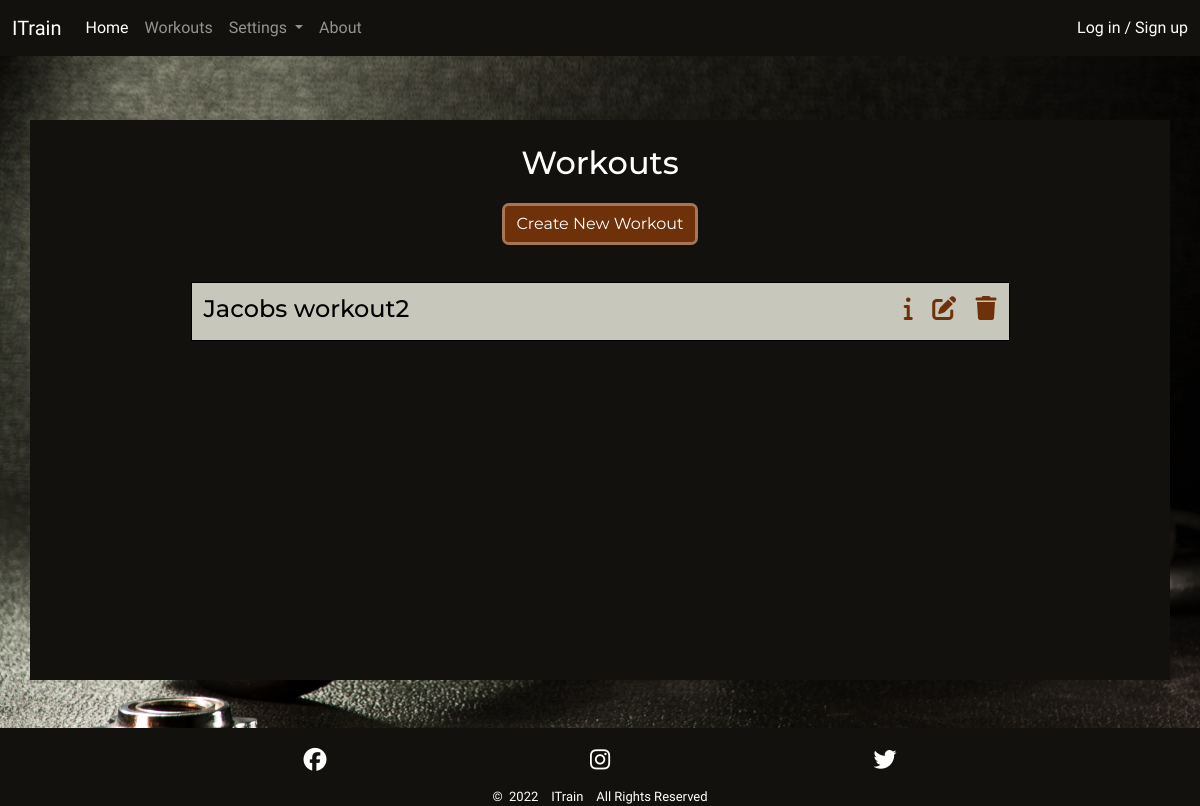
/workouts/, run on an earlier commit of the app's database.
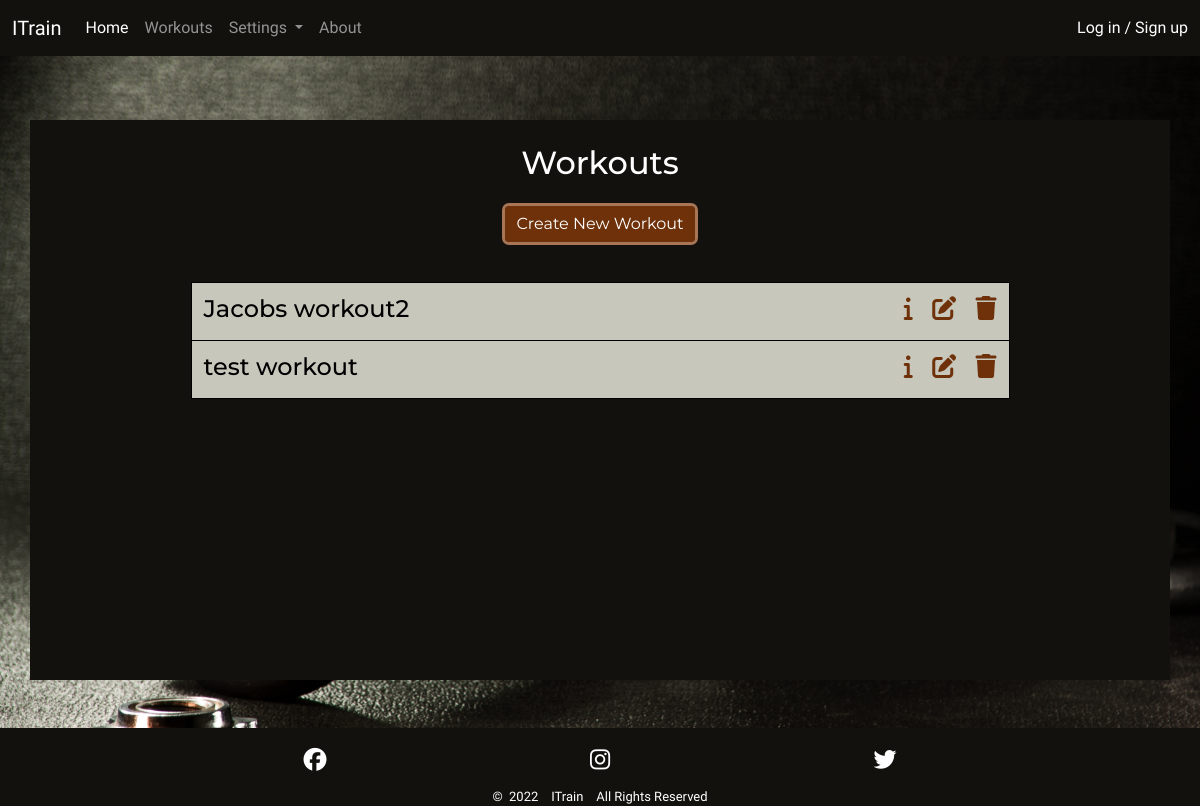
And on a later commit of the database.
### main/models.py (models this page shows, shortened)
class Workout(models.Model):
    name = models.CharField(max_length=30, unique=True, null=False,
                            blank=False,
                            error_messages={'unique':
                                            'The Workout name is not unique'})
    description = models.TextField(max_length=200, blank=True)
    class Meta:
        ordering = ['name']

### main/views.py (the view)
# urls.py: path('workouts/', WorkoutList.as_view(), name='workouts'),
class WorkoutList(generic.ListView):
    model = Workout
    template_name = 'main/workouts.html'
    paginate_by = 50

### main/templates/main/workouts.html (shortened to what this page needs)
{% extends 'base.html' %}
{% load static %}
{% block content %}
<div class="jumbotron container p1 p-sm-2 mt-md-3">
  <div class="jumbotron-head justify-content-center text-center mt-3">
    <h2 class="mb-4">Workouts</h2>
    <a href="{% url 'create_workout'%}">
      <button type="button" class="btn btn-primary">Create New Workout</button>
    </a>
  </div>
  <div class="container-md content-list-container p-sm-4 mt-3 gy-4 dark-clr">
    <div class="row session-workout content-list row-cols-1">
      {% for workout in workout_list %}
      <div class="col-6 grid-col2">
        <h4>{{ workout.name }}</h4>
      </div>
      <div class="col-6 grid-col2">
        <h4 class="end">
          {% if workout.description != '' %}
          <a class="med-dark-clr" data-bs-toggle="collapse" href="#collapseWorkout{{ workout.id }}"
            aria-expanded="false" aria-controls="collapseWorkout{{ workout.id }}"><i
              class="fa-solid fa-info"></i></a>&nbsp;&nbsp;
          {% endif %}
          <a class="med-dark-clr" href="{% url 'edit_workout' workout.id %}"><i
              class="fa-solid fa-edit"></i></a>&nbsp;&nbsp;
          <a class="med-dark-clr" href="#delete-workout-{{ workout.id }}" data-bs-toggle="modal">
            <i class="fa-solid fa-trash"></i>
          </a>
        </h4>
      </div>
      {% empty %}
      <div class="col grid-col2 pt-3">
        <h4>You have no workouts to show</h4>
      </div>
      {% endfor %}
    </div>
  </div>
</div>
{% endblock %}

What changed in the data, as far as the page shows it:
added Workout: name "test workout"
